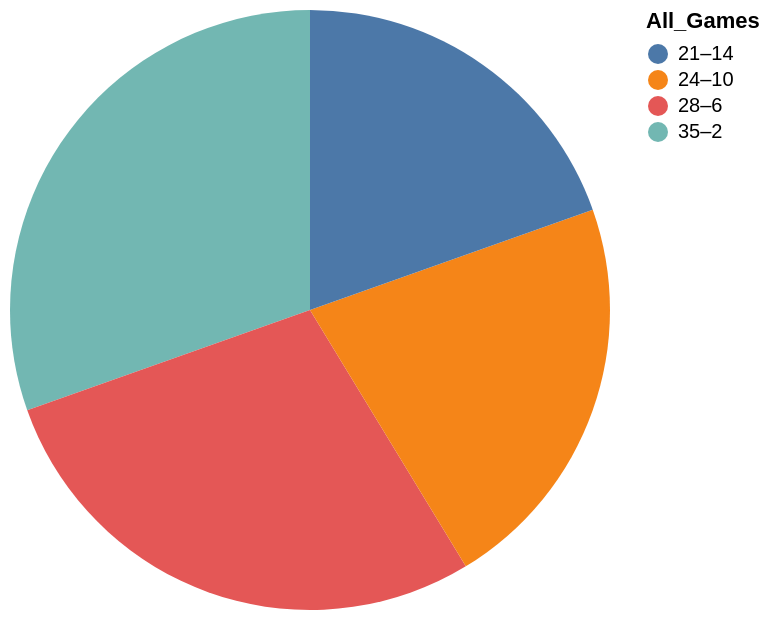

Describe this chart as a Vega-Lite specification.
### Vega-Lite specification from a JSON file in a GitHub repository (floating-point values rounded to 4 significant figures)
{"data": {"values": [{"x_data": "35–2", "y_data": 0.875}, {"x_data": "28–6", "y_data": 0.813}, {"x_data": "24–10", "y_data": 0.625}, {"x_data": "21–14", "y_data": 0.563}]}, "mark": "arc", "encoding": {"theta": {"field": "y_data", "type": "quantitative", "title": "ACC_Percent"}, "color": {"field": "x_data", "type": "nominal", "title": "All_Games"}}}
